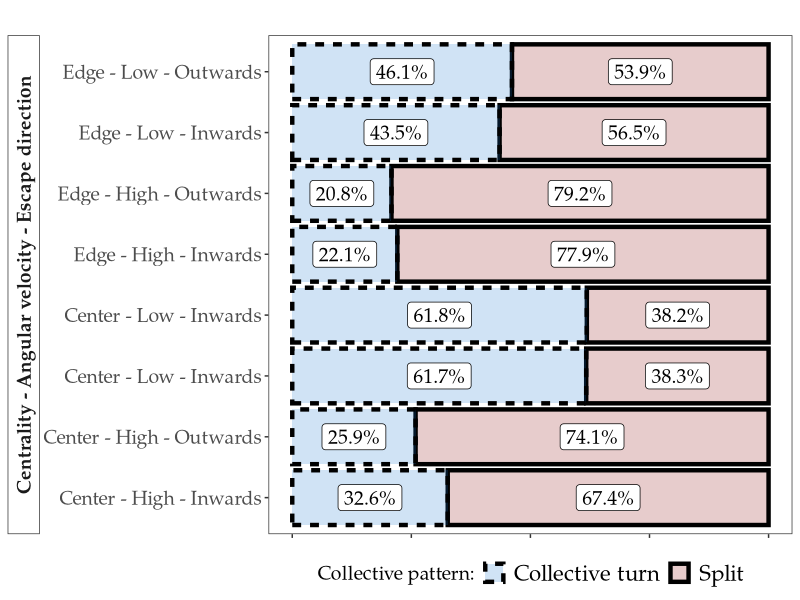

The R script that drew this image:
## Supplmentary Figure. Escape outcome in simulations across all combinations
## of initiators characteristics

sim_data <- read.csv("../Data/simulated/escape_outcomes.csv" )

###############################
## Prepare data

## Stanadardize centrality
sim_data$centr_fs <- sim_data$centr
big_mean <- mean(sim_data[sim_data$fl_size == 'b', 'centr'])
small_mean <- mean(sim_data[sim_data$fl_size == 's', 'centr'])

sim_data[sim_data$fl_size == 's', 'centr_fs'] <- sim_data[sim_data$fl_size == 's','centr']/small_mean
sim_data[sim_data$fl_size == 'b', 'centr_fs'] <-  sim_data[sim_data$fl_size == 'b','centr']/big_mean

## Categorize
angvel_groups <- c('low', 'high');
dg_breaks <- c(0, median(abs(sim_data$ang_vel)), max(abs(sim_data$ang_vel)));
sim_data$group_angvel <- cut(abs(sim_data$ang_vel), breaks = dg_breaks, labels = angvel_groups) 

groups <- c('center', 'edge');
dg_breaks <- c(0, median(sim_data$centr_fs, na.rm = TRUE), max(sim_data$centr_fs, na.rm = TRUE));

sim_data$group_cent <- cut(sim_data$centr_fs, breaks = dg_breaks, labels = groups) ;

toplot <- plyr::count(sim_data, c('outcome', 'group_cent', 'group_angvel', 'conflict'));
totcount <- plyr::count(sim_data, c('group_cent', 'group_angvel', 'conflict'));

for (i in 1:length(toplot$outcome))
{
  toplot$perc[i] <- (100 * toplot$freq[i] / totcount[
    totcount$group_cent == toplot$group_cent[i] &
      totcount$group_angvel == toplot$group_angvel[i] &
      totcount$conflict == toplot$conflict[i] , 'freq']);
}

toplot$group <- paste(toplot$group_cent, toplot$group_angvel, toplot$conflict, sep = '_')


###############################
## Prepare data

sing_lab <- data.frame(var = c('names'), l = c(""), stringsAsFactors = F)
var.labs <-  c("names" = "Centrality - Angular velocity - Escape direction")

ggplot2::ggplot(data = toplot, 
                ggplot2::aes(x = group, y = perc, linetype = outcome, fill = outcome)) +
  ggplot2::geom_bar(color = 'black',
                    alpha = 0.2, 
                    stat = "identity", 
                    size = 1.5, 
                    width = 0.9) +
  ggplot2::theme_bw()   +
  ggplot2::geom_label(ggplot2::aes( label = paste0(round(perc, 1), '%')),
                      fill = 'white',
                      size = 5, 
                      show.legend = FALSE, 
                      family = 'Palatino Linotype',
                      position = ggplot2::position_stack(vjust = 0.5)) +
  ggplot2::labs(x = '',
                y = '', 
                linetype = 'Collective pattern:',
                fill = 'Collective pattern:',
                title = "" )+
  ggplot2::geom_text(data = sing_lab, 
                     ggplot2::aes(label = l), 
                     family = 'Palatino Linotype', 
                     x = 1.5, 
                     y = -2.8, 
                     inherit.aes = FALSE,
                     size = 5)+
  ggplot2::scale_x_discrete(
    labels = c(
      "edge_low_1" = "Edge - Low - Outwards", "edge_low_0" = "Edge - Low - Inwards",
      "center_low_0" = "Center - Low - Inwards", "center_low_1" = "Center - Low - Inwards" ,
      "edge_high_0" = "Edge - High - Inwards",      "edge_high_1" = "Edge - High - Outwards",
      "center_high_0"= "Center - High - Inwards",       "center_high_1"= "Center - High - Outwards"),
    position = 'bottom')+
  ggplot2::coord_flip() +
  ggplot2::facet_wrap(var ~ ., 
                      scales = "free",
                      labeller = ggplot2::labeller(var = var.labs), switch = 'y') +
  ggplot2::theme(
    text = ggplot2::element_text(family = 'Palatino Linotype'),
    legend.title = ggplot2::element_text(size = 14),
    legend.position = 'bottom',
    legend.text = ggplot2::element_text(size = 16),
    axis.text = ggplot2::element_text(size = 14),
    axis.title = ggplot2::element_blank(),
    axis.text.x =  ggplot2::element_blank(),
    plot.title = ggplot2::element_text(size = 14, face = "bold"),
    plot.subtitle  = ggplot2::element_text(size = 14, face = "italic"),
    strip.text.y = ggplot2::element_text(size = 14, face = "bold"),
    strip.placement = "outside",
    strip.background = ggplot2::element_rect(fill = 'white'),
    plot.tag.position = c(.1, .82),
    plot.tag = ggplot2::element_text(size = 14, face = "bold"),
    panel.grid.major = ggplot2::element_blank(), 
    panel.grid.minor = ggplot2::element_blank()
  )+
  ggplot2::scale_linetype_discrete(breaks = c('turn', 'split'),
                                   labels = c('Collective turn', 'Split'))+
  ggplot2::scale_fill_manual(breaks = c('turn', 'split'),
                             labels = c('Collective turn', 'Split'),
                             values = c('dodgerblue3', 'darkred'))


